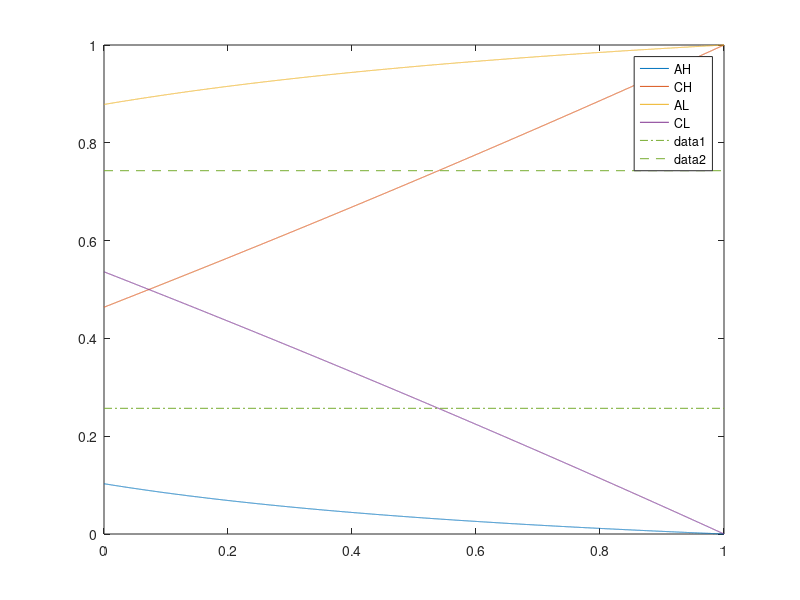

The MATLAB script that drew this image:

pi=0:0.0001:1;
lp=length(pi);


p1=0.5;
p2=0.3;
p3=0.2;
gG=0.9;
gB=0.3;
y=2;
D=1;
r=1.01;

[w,l]=meshgrid(0.5:0.001:1,0:0.001:1);
phatAH=-(w.*l.*p1*(y*gG-D*r)+(1-w).*(1-l).*p3*(y*gB-D*r))./(w.*l.*(p2+p3)*(y*gG-D*r)+(1-w).*(1-l).*(-p3)*(y*gB-D*r));
phatCH=-(w.*l.*p3*(y*gG-D*r)+(1-w).*(1-l).*p1*(y*gB-D*r))./(w.*l.*(-p3)*(y*gG-D*r)+(1-w).*(1-l).*(p2+p3)*(y*gB-D*r));
phatAL=-((1-w).*l.*p1*(y*gG-D*r)+w.*(1-l).*p3*(y*gB-D*r))./((1-w).*l.*(p2+p3)*(y*gG-D*r)+w.*(1-l).*(-p3)*(y*gB-D*r));
phatCL=-((1-w).*l.*p3*(y*gG-D*r)+w.*(1-l).*p1*(y*gB-D*r))./((1-w).*l.*(-p3)*(y*gG-D*r)+w.*(1-l).*(p2+p3)*(y*gB-D*r));

[c,h]=contour(w,l,phatCL,-0.8:0.2:0.8);
clabel(c,h);

w=0.7;
l=0.6;

wbarBH=-(1-l)*(y*gB-D*r)/(l*(y*gG-D*r)-(1-l)*(y*gB-D*r));
wbarBL=l*(y*gG-D*r)/(l*(y*gG-D*r)-(1-l)*(y*gB-D*r));
for i=1:lp
    wbarAH(i)=-(1-l)*p3*(1-pi(i))*(y*gB-D*r)/(l*(p1+(p2+p3)*pi(i))*(y*gG-D*r)-(1-l)*(p1+(p2+p3)*pi(i))*(y*gB-D*r));
    wbarCH(i)=-(1-l)*(p1+(p2+p3)*pi(i))*(y*gB-D*r)/(l*p3*(1-pi(i))*(y*gG-D*r)-(1-l)*(p1+(p2+p3)*pi(i))*(y*gB-D*r));
    wbarAL(i)=l*(p1+(p2+p3)*pi(i))*(y*gG-D*r)/(l*(p1+(p2+p3)*pi(i))*(y*gG-D*r)-(1-l)*p3*(1-pi(i))*(y*gB-D*r));
    wbarCL(i)=l*p3*(1-pi(i))*(y*gG-D*r)/(l*p3*(1-pi(i))*(y*gG-D*r)-(1-l)*(p1+(p2+p3)*pi(i))*(y*gB-D*r));
end

plot(pi,wbarAH,pi,wbarCH,pi,wbarAL,pi,wbarCL)
legend('AH','CH','AL','CL')
line([0 1],[wbarBH wbarBH],'LineStyle','-.')
line([0 1],[wbarBL wbarBL],'LineStyle','--')
